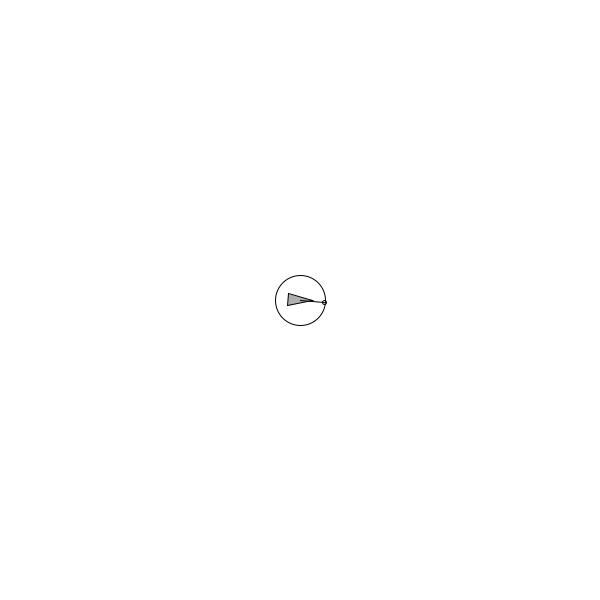
Frame 1 (no input)
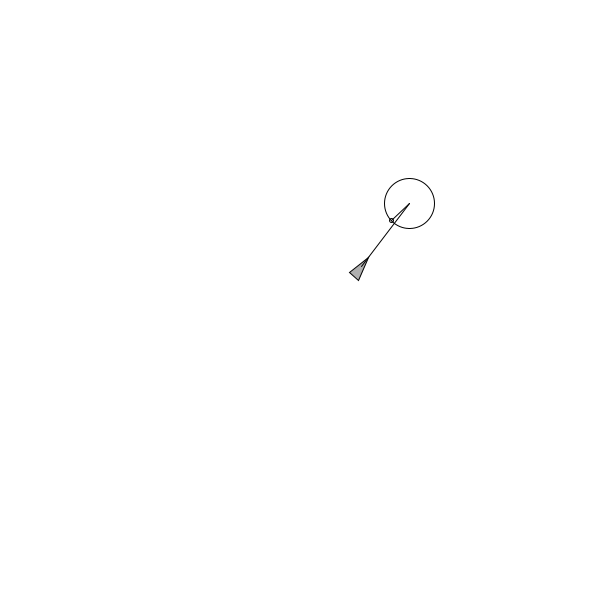
Frame 60 (the mouse pressed at the canvas centre just before this capture)
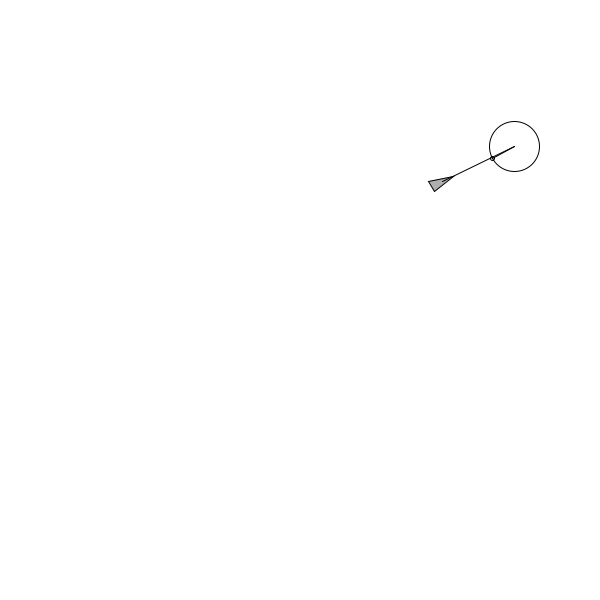
Frame 120 (the mouse held since frame 60 and released just before this capture)

The Processing sketch that drew these frames (run headless with seeded random() and noise(); from frame 60 on, the mouse is pressed at the canvas centre):

// Processing sketch: PredictLoc
// ── PredictLoc.pde
Vehicle v;
void setup() {
  size(600,600);
  v=new Vehicle(width/2,height/2);
  smooth();
} 

void draw() {
  background(255);
  v.run();
  v.wander();
}
// ── Vehicle.pde
class Vehicle {
  PVector loc;
  PVector acc;
  PVector vel;
  float r;
  float wandertheta;
  float maxspeed;
  float maxforce;
  
  Vehicle(float x,float y) {
    acc=new PVector(0,0);
    vel=new PVector(0,0);
    loc=new PVector(x,y);
    r=6;
    wandertheta=0;
    maxspeed=2;
    maxforce=0.05;
  } 
  void run() {
    update();
    borders();
    display();
    
  } 
  void display() {
    float angle=vel.heading()+PI/2;
    fill(175);
    stroke(0);
    pushMatrix();
    translate(loc.x,loc.y);
    rotate(angle);
    beginShape(TRIANGLES);
    vertex(0,-r*2);
    vertex(-r,r*2);
    vertex(r,r*2);
    endShape();
    popMatrix();
    
  }
  void drawWanderStuff(PVector location, PVector circle, PVector target, float rad) {
  stroke(0); 
  noFill();
  ellipseMode(CENTER);
  ellipse(circle.x,circle.y,rad*2,rad*2);
  ellipse(target.x,target.y,4,4);
  line(location.x,location.y,circle.x,circle.y);
  line(circle.x,circle.y,target.x,target.y);
  }
  void update() {
    vel.add(acc);
    vel.limit(maxspeed);
    loc.add(vel);
    acc.mult(0);
    
  } 
  void wander() {
    float wanderR=25;
    float wanderD=80;
    float change=0.3;
    wandertheta+=random(-change,change);
    PVector circleloc=vel.get();
    circleloc.normalize();
    circleloc.mult(wanderD);
    circleloc.add(loc);
    float h=vel.heading2D();
    PVector nextpoint=new PVector(wanderR*cos(wandertheta+h),wanderR*sin(wandertheta+h));
    PVector target=PVector.add(circleloc,nextpoint);
    seek(target);
    drawWanderStuff(loc,circleloc,target,wanderR);
    
  } 
  void borders() {
    if (loc.x < -r) loc.x = width+r;
    if (loc.y < -r) loc.y = height+r;
    if (loc.x > width+r) loc.x = -r;
    if (loc.y > height+r) loc.y = -r;
    
  }
  void applyForce(PVector f) {
    acc.add(f);
    
  }
  void seek(PVector target) {
    PVector desired=PVector.sub(target,loc);
    desired.normalize();
    desired.mult(maxspeed);
    PVector steer=PVector.sub(desired,vel);
    steer.limit(maxforce);
    applyForce(steer);
    
    
  }
  
} 
